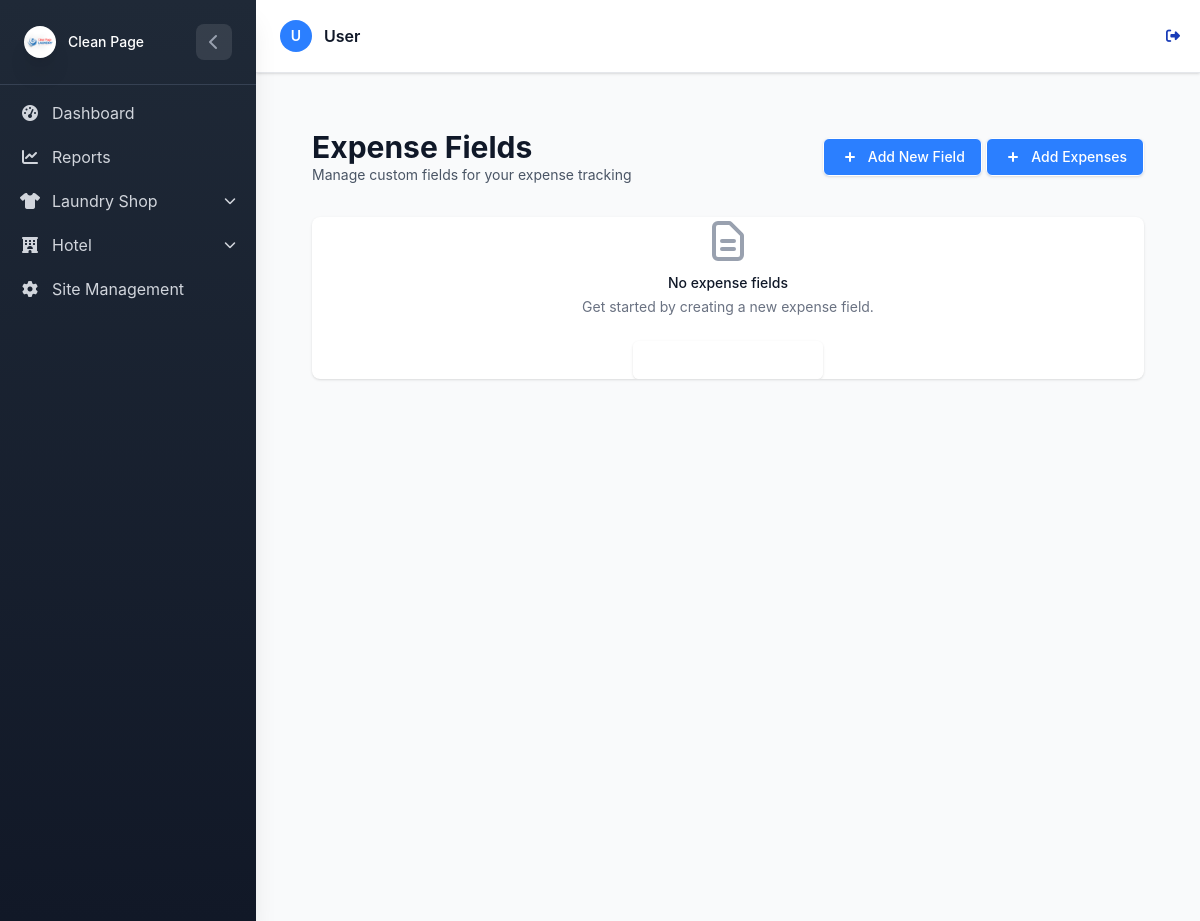
The page /Laundry/expense-fields/ (signed in) on the database as committed earlier.
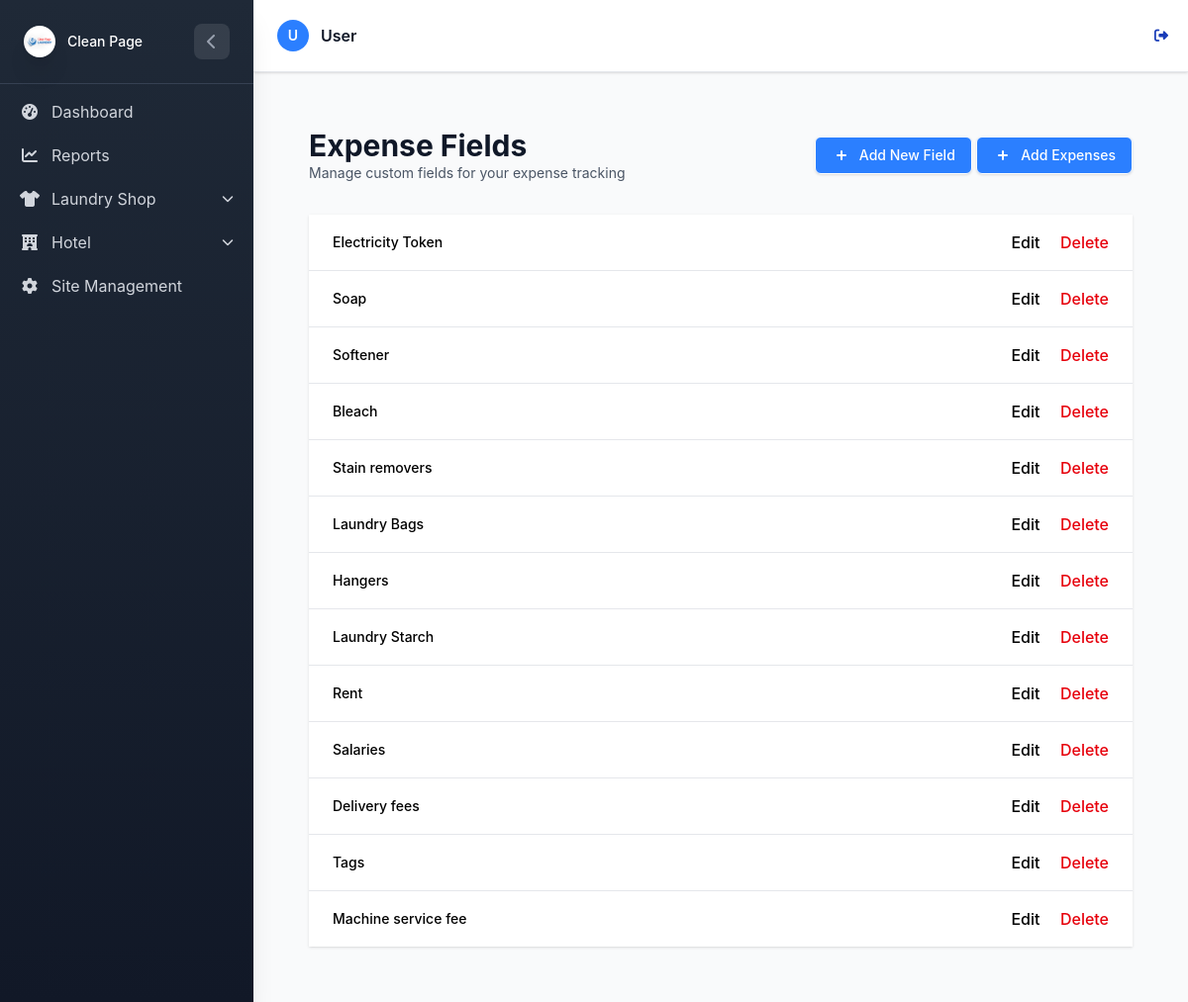
The same page on the database as committed later.
### LaundryApp/models.py (models this page shows, shortened)
class UserProfile(AbstractUser):
    username = None
    email = models.EmailField(unique=True)
    USERNAME_FIELD = 'email'
    REQUIRED_FIELDS = []
    USER_TYPE_CHOICES = (
        ('admin', 'Admin'),
        ('staff', 'Staff'),
    )
    user_type = models.CharField(max_length=20, choices=USER_TYPE_CHOICES, db_index=True)
    objects = CustomUserManager()

class ExpenseField(models.Model):
    label = models.CharField(max_length=100, db_index=True)
    created_at = models.DateTimeField(auto_now_add=True)
    class Meta:
        unique_together = ('label',)  # Prevent duplicate labels

### LaundryApp/View/Expenses.py (the view)
# urls.py: path('expense-fields/', expense_field_list, name='expense_field_list'),
@login_required
def expense_field_list(request):
    fields = ExpenseField.objects.all()
    return render(request, "expenses/expense_field_list.html", {"fields": fields})

### LaundryApp/context_processors.py (called while the page is built)
def active_shop(request):
    return {
        'active_shop_name': request.session.get('active_shop_name', None)
    }

### LaundryApp/templates/expenses/expense_field_list.html (shortened to what this page needs)
{% extends "base.html" %}
{% load static %}
{% block content %}
<div class="min-h-screen bg-gray-50 py-8 px-4 sm:px-6 lg:px-8">
    <div class="max-w-7xl mx-auto">
        <div class="flex justify-between items-center mb-8">
            <div>
                <h1 class="text-3xl font-bold text-gray-900">Expense Fields</h1>
                <p class=" text-sm text-gray-600">Manage custom fields for your expense tracking</p>
            </div>
            <div>
            <a href="{% url 'laundry:create_expense_field' %}"
                class="inline-flex items-center px-4 py-2 border border-transparent rounded-md shadow-sm text-sm font-medium text-white bg-blue-500 hover:bg-indigo-700 focus:outline-none focus:ring-2 focus:ring-offset-2 focus:ring-indigo-500">
                <svg class="-ml-1 mr-2 h-5 w-5" xmlns="http://www.w3.org/2000/svg" viewBox="0 0 20 20" fill="currentColor"
                    aria-hidden="true">
                    <path fill-rule="evenodd" d="M10 5a1 1 0 011 1v3h3a1 1 0 110 2h-3v3a1 1 0 11-2 0v-3H6a1 1 0 110-2h3V6a1 1 0 011-1z"
                        clip-rule="evenodd" />
                </svg>
                Add New Field
                </a>
                <a href="{% url 'laundry:expense_form' %}"
                    class="inline-flex items-center px-4 py-2 border border-transparent rounded-md shadow-sm text-sm font-medium text-white bg-blue-500 hover:bg-indigo-700 focus:outline-none focus:ring-2 focus:ring-offset-2 focus:ring-indigo-500">
                <svg class="-ml-1 mr-2 h-5 w-5" xmlns="http://www.w3.org/2000/svg" viewBox="0 0 20 20"
                    fill="currentColor" aria-hidden="true">
                    <path fill-rule="evenodd"
                        d="M10 5a1 1 0 011 1v3h3a1 1 0 110 2h-3v3a1 1 0 11-2 0v-3H6a1 1 0 110-2h3V6a1 1 0 011-1z"
                        clip-rule="evenodd" />
                </svg>
                Add Expenses
            </a>
            </div>
        </div>
        {% if fields %}
        <div class="bg-white shadow overflow-hidden sm:rounded-md">
            <ul class="divide-y divide-gray-200">
                {% for field in fields %}
                <li>
                    <div class="px-4 py-4 sm:px-6">
                        <div class="flex items-center justify-between">
                            <div class="flex items-center">
                                <div class="ml-4">
                                    <div class="flex items-center">
                                        <p class="text-sm font-medium text-indigo-600 truncate">{{ field.label }}</p>
                                    </div>
                                </div>
                            </div>
                            <div class="flex space-x-3">
                                <div class="flex-shrink-0">
                                    <a href="{% url 'laundry:edit_expense_field' field.id %}"
                                        class="font-medium text-indigo-600 hover:text-indigo-900 mr-4">Edit</a>
                                    <a href="{% url 'laundry:delete_expense_field' field.id %}"
                                        class="font-medium text-red-600 hover:text-red-900">Delete</a>
                                </div>
                            </div>
                        </div>
                    </div>
                </li>
                {% endfor %}
            </ul>
        </div>
        {% else %}
        <div class="bg-white overflow-hidden shadow rounded-lg">
            <div class="px-4 py-5 sm:p-6">
                <div class="text-center">
                    <h3 class="mt-2 text-sm font-medium text-gray-900">No expense fields</h3>
                    <p class="mt-1 text-sm text-gray-500">Get started by creating a new expense field.</p>
                    <div class="mt-6">
                        <a href="{% url 'laundry:create_expense_field' %}"
                            class="inline-flex items-center px-4 py-2 border border-transparent shadow-sm text-sm font-medium rounded-md text-white bg-indigo-600 hover:bg-indigo-700 focus:outline-none focus:ring-2 focus:ring-offset-2 focus:ring-indigo-500">
                            <svg class="-ml-1 mr-2 h-5 w-5" xmlns="http://www.w3.org/2000/svg" viewBox="0 0 20 20"
                                fill="currentColor" aria-hidden="true">
                                <path fill-rule="evenodd"
                                    d="M10 5a1 1 0 011 1v3h3a1 1 0 110 2h-3v3a1 1 0 11-2 0v-3H6a1 1 0 110-2h3V6a1 1 0 011-1z"
                                    clip-rule="evenodd" />
                            </svg>
                        </a>
                    </div>
                </div>
            </div>
        </div>
        {% endif %}
    </div>
</div>
{% endblock %}

### LaundryApp/templates/base.html (shortened to what this page needs)
{% load static tailwind_tags %}
{% load static %}
<!DOCTYPE html>
<html lang="en">
<head>
    {% tailwind_css %}
    <link rel="stylesheet" href="https://cdnjs.cloudflare.com/ajax/libs/font-awesome/6.4.0/css/all.min.css">
    <link rel="stylesheet" href="{% static 'css/dist/styles.css' %}">
</head>
<body class="bg-gray-50 min-h-screen font-sans">
    <div id="sidebar"
        class="sidebar-gradient w-64 fixed top-0 left-0 h-full sidebar-transition z-50 shadow-xl sidebar-mobile-hidden lg:sidebar-mobile-visible">
        <div class="p-4 lg:p-6 border-b border-gray-700">
            <div class="flex items-center justify-between">
                <div class="flex items-center space-x-3">
                    <div class="w-8 h-8 rounded-lg flex items-center justify-center">
                        {% if user.is_authenticated and user.is_superuser %}
                        <div class="rounded-full shadow-xl flex items-center justify-center" style="width:40px;">
                            <img src="{% static 'logos/Clean-page-logo.png' %}" alt="Logo" class=" w-full rounded-full object-contain">
                        </div>
                        {% elif app_type == 'hotel' %}
                        <div class="rounded-full shadow-xl flex items-center justify-center" style="width:40px;">
                            <img src="{% static 'logos/Clean-page-logo.png' %}" alt="Logo" class=" w-full rounded-full object-contain">
                        </div>
                        {% elif app_type == 'laundry' %}
                    <div class="rounded-full shadow-xl flex items-center justify-center" style="width:40px;">
                        <img src="{% static 'logos/Clean-page-logo.png' %}" alt="Logo" class=" w-full rounded-full object-contain">
                    </div>
                        {% else %}
                        <i class="fas fa-building text-white text-sm"></i>
                        {% endif %}
                    </div>
                    <span class="text-white text-sm font-medium sidebar-header-text">
                        {% if user.is_authenticated and user.is_superuser %}
                        <div class="flex items-center space-x-3">
                            <p class="text-white,font-medium font-awesome sidebar-title">Clean Page</p>
                        </div>
                        {% elif app_type == 'hotel' %}
                        Hotel
                        {% elif app_type == 'laundry' %}
                        Clean Page
                        {% else %}
                        Clean Page
                        {% endif %}
                    </span>
                </div>
                {% if user.is_superuser or app_type == 'hotel' or app_type == 'laundry' %}
                <button id="sidebar-toggle" class="sidebar-toggle-btn text-gray-400 hover:text-white lg:flex hidden">
                    <i class="fas fa-chevron-left"></i>
                </button>
                {% endif %}
            </div>
        </div>
        <div class="sidebar-scrollable">
            <nav class="p-2 lg:p-4 space-y-1">
                {% if user.is_authenticated and user.is_superuser %}
                <a href="{% url 'laundry:dashboard' %}"
                    class="flex items-center space-x-3 px-3 py-2 lg:px-4 lg:py-3 text-gray-300 hover:bg-gray-700 hover:text-white rounded-lg transition-colors group"
                    title="Dashboard">
                    <i class="fas fa-tachometer-alt w-5 text-center"></i>
                    <span class="sidebar-text">Dashboard</span>
                </a>
                <a href="{% url 'laundry:laundryapp_dashboard' %}"
                    class="flex items-center space-x-3 px-3 py-2 lg:px-4 lg:py-3 text-gray-300 hover:bg-gray-700 hover:text-white rounded-lg transition-colors group"
                    title="Reports">
                    <i class="fas fa-chart-line w-5 text-center"></i>
                    <span class="sidebar-text">Reports</span>
                </a>
                <div class="dropdown-group" id="laundry-dropdown-group">
                    <div class="dropdown-toggle flex items-center space-x-3 px-3 py-2 lg:px-4 lg:py-3 text-gray-300 hover:bg-gray-700 hover:text-white rounded-lg transition-colors group cursor-pointer"
                        onclick="toggleDropdown('laundry-dropdown', 'laundry')">
                        <i class="fas fa-shirt w-5 text-center"></i>
                        <span class="sidebar-text flex-1">Laundry Shop</span>
                        <i class="fas fa-chevron-down text-xs transition-transform duration-300"></i>
                    </div>
                </div>
                <div class="dropdown-group" id="hotel-dropdown-group">
                    <div class="dropdown-toggle flex items-center space-x-3 px-3 py-2 lg:px-4 lg:py-3 text-gray-300 hover:bg-gray-700 hover:text-white rounded-lg transition-colors group cursor-pointer"
                        onclick="toggleDropdown('hotel-dropdown', 'hotel')">
                        <i class="fas fa-hotel w-5 text-center"></i>
                        <span class="sidebar-text flex-1">Hotel</span>
                        <i class="fas fa-chevron-down text-xs transition-transform duration-300"></i>
                    </div>
                </div>
                <a href="{% url 'laundry:user_management' %}"
                    class="flex items-center space-x-3 px-3 py-2 lg:px-4 lg:py-3 text-gray-300 hover:bg-gray-700 hover:text-white rounded-lg transition-colors group"
                    title="Site Management">
                    <i class="fas fa-cog w-5 text-center"></i>
                    <span class="sidebar-text">Site Management</span>
                </a>
                {% endif %}
            </nav>
        </div>
    </div>
    <div id="main-content"
        class="content-transition min-h-screen content-mobile-full {% if user.is_authenticated %}lg:ml-64{% endif %}">
        <header class="bg-white shadow-sm border-b border-gray-200">
            <div class="flex items-center justify-between px-4 py-3 lg:px-6 lg:py-4">
                <div class="flex items-center space-x-3 p-2">
                    <div class="flex items-center space-x-3">
                        <div class="relative">
                            <div class="w-8 h-8 lg:w-10 lg:h-10 bg-blue-500 rounded-full flex items-center justify-center">
                                <span class="text-white font-semibold text-sm lg:text-base">
                                    {{ user.first_name|first|upper|default:"U" }}
                                </span>
                            </div>
                        </div>
                        <div class="flex flex-col leading-tight">
                            <p class="font-semibold text-gray-900">
                                {{ user.first_name|default:"User" }}
                            </p>
                        </div>
                    </div>
                </div>
                {% if user.is_authenticated %}
                <form method="post" action="{% url 'logout' %}">
                    <button type="submit"
                        class="text-blue-800 hover:text-blue-600 text-sm lg:text-base bg-transparent border-0 cursor-pointer flex items-center">
                        <i class="fas fa-sign-out-alt mr-1"></i>
                    </button>
                </form>
                {% else %}
                <a href="{% url 'login' %}"
                    class="text-blue-800 hover:text-blue-600 text-sm lg:text-base bg-transparent border-0 cursor-pointer flex items-center">
                    <i class="fas fa-sign-in-alt mr-1"></i>
                    <span class="hidden sm:inline">Login</span>
                </a>
                {% endif %}
            </div>
        </header>
        <main class="p-4 lg:p-6">
            {% block content %}{% endblock %}
        </main>
    </div>
</body>
</html>

### LaundryApp/templates/base.html (style rules this page uses)
.sidebar-transition { transition: all 0.3s ease-in-out; }
.content-transition { transition: margin-left 0.3s ease-in-out; }
.sidebar-gradient { background: linear-gradient(180deg, #1f2937 0%, #111827 100%); }
.sidebar-toggle-btn { transition: all 0.3s ease; width: 36px; height: 36px; display: flex; align-items: center; justify-content: center; border-radius: 8px; background-color: rgba(255, 255, 255, 0.1); }
.dropdown-toggle { cursor: pointer; }
.dropdown-toggle i.fa-chevron-down { transition: transform 0.3s ease; }
.sidebar-scrollable { height: calc(100% - 80px); overflow-y: auto; }

### LaundryApp/templates/expenses/expense_field_list.html (style rules this page uses)
body { font-family: 'Inter', sans-serif; }

Rows that differ between the two databases and show on the page:
added ExpenseField: label "Electricity Token"
added ExpenseField: label "Soap"
added ExpenseField: label "Softener"
added ExpenseField: label "Bleach"
added ExpenseField: label "Stain removers"
added ExpenseField: label "Laundry Bags"
added ExpenseField: label "Hangers"
added ExpenseField: label "Laundry Starch"
added ExpenseField: label "Rent"
added ExpenseField: label "Salaries"
added ExpenseField: label "Delivery fees"
added ExpenseField: label "Tags"
added ExpenseField: label "Machine service fee"
Other text that changed with them:
text no longer shown: "No expense fields Get started by creating a new expense field."
